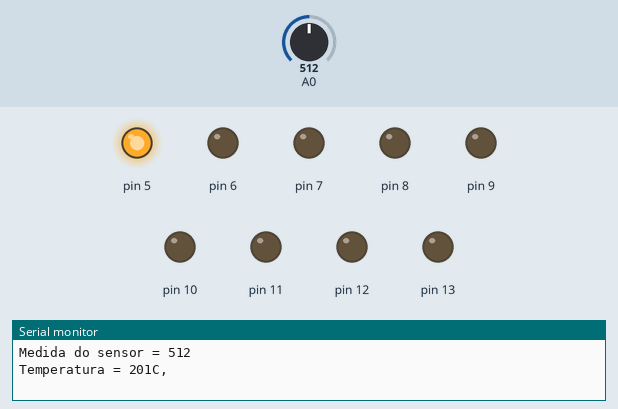
Simulated run of this sketch. Board: Arduino Uno, built with avr-gcc and run on an emulated ATmega328P. Shown: output pins drawn as LEDs (lit = HIGH), the last lines printed to the serial monitor. The test bench sets the inputs (shaded band); at power-on: A0 = 512.

Above: at 1.2 s.
1.3 s: A0 set to 259
6.2 s: A0 set to 234
At 11.2 s:
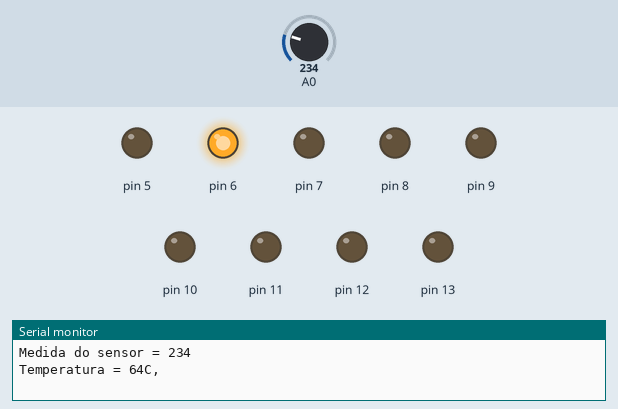
11.5 s: A0 set to 122
At 16.2 s:
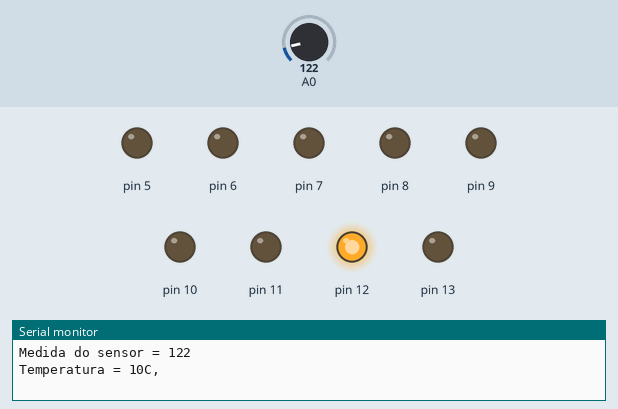
16.5 s: A0 set to 110
21.2 s: A0 set to 97
At 26.2 s:
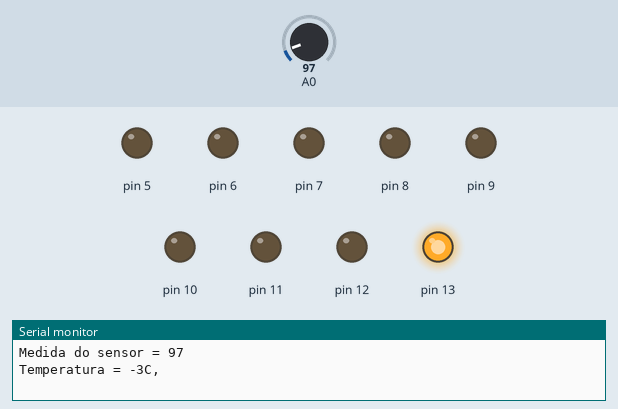
26.5 s: A0 set to 306
At 30.3 s:
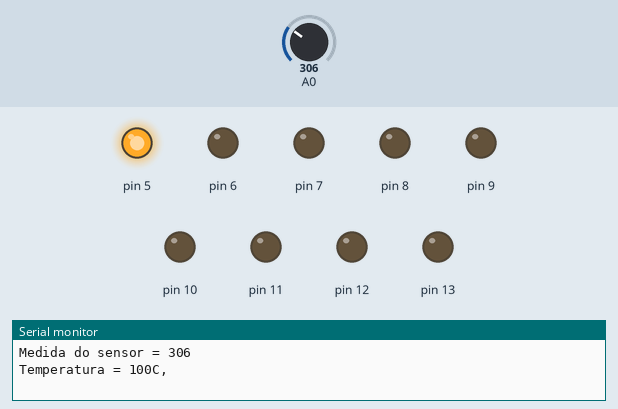
Timing chart, 0 to 31.8 s (numbered marks = the images above; inputs shaded):
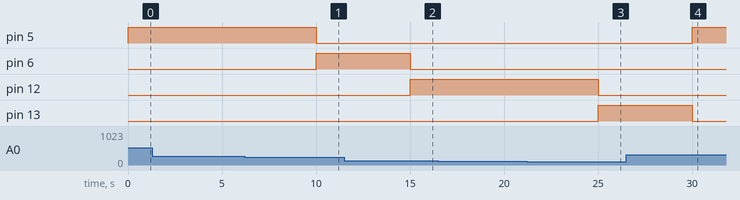

Measured:
- the behaviour switches between 247 and 246 on A0 (found by bisection; images 0 and 1)
- the behaviour switches between 104 and 103 on A0 (found by bisection; images 2 and 3)
- after the input at 6.2 s, pin 5: HIGH → LOW after 3.8 s; pin 6: LOW → HIGH after 3.8 s
- after the input at 11.5 s, pin 6: HIGH → LOW after 3.5 s; pin 12: LOW → HIGH after 3.5 s
- after the input at 21.2 s, pin 12: HIGH → LOW after 3.8 s; pin 13: LOW → HIGH after 3.8 s
- after the input at 26.5 s, pin 5: LOW → HIGH after 3.5 s; pin 13: HIGH → LOW after 3.5 s

The sketch:

codigo-fonte.ino
```cpp
// C++ code
//
int celsius = 0;
int sensor = 0;

void setup()
{
  pinMode(A0, INPUT);
  Serial.begin(9600);
  pinMode(5, OUTPUT);
  pinMode(6, OUTPUT);
  pinMode(7, OUTPUT);
  pinMode(8, OUTPUT);
  pinMode(9, OUTPUT);
  pinMode(10, OUTPUT);
  pinMode(11, OUTPUT);
  pinMode(12, OUTPUT);
  pinMode(13, OUTPUT);
}

void loop()
{
  //medição da temperatura em Celsius
  sensor = analogRead (A0);
  celsius = map(((analogRead(A0) - 20) * 3.04), 0, 1023, -40, 125);

  Serial.print("Medida do sensor = ");
  Serial.println(sensor);
  Serial.print("Temperatura = ");
  Serial.print(celsius);
  Serial.println("C, ");
  Serial.println("   ");

  if (celsius <= 0) {
     digitalWrite(5, LOW);
     digitalWrite(6, LOW);
     digitalWrite(7, LOW);
     digitalWrite(8, LOW);
     digitalWrite(9, LOW);
     digitalWrite(10, LOW);
     digitalWrite(11, LOW);
     digitalWrite(12, LOW);
     digitalWrite(13, HIGH);
  }
  if (celsius > 0 && celsius <= 10) {
     digitalWrite(5, LOW);
     digitalWrite(6, LOW);
     digitalWrite(7, LOW);
     digitalWrite(8, LOW);
     digitalWrite(9, LOW);
     digitalWrite(10, LOW);
     digitalWrite(11, LOW);
     digitalWrite(12, HIGH);
     digitalWrite(13, LOW);
  }
  if (celsius > 10 && celsius <= 20) {
     digitalWrite(5, LOW);
     digitalWrite(6, LOW);
     digitalWrite(7, LOW);
     digitalWrite(8, LOW);
     digitalWrite(9, LOW);
     digitalWrite(10, LOW);
     digitalWrite(11, HIGH);
     digitalWrite(12, LOW);
     digitalWrite(13, LOW);
  }
  if (celsius > 20 && celsius <= 30) {
     digitalWrite(5, LOW);
     digitalWrite(6, LOW);
     digitalWrite(7, LOW);
     digitalWrite(8, LOW);
     digitalWrite(9, LOW);
     digitalWrite(10, HIGH);
     digitalWrite(11, LOW);
     digitalWrite(12, LOW);
     digitalWrite(13, LOW);
  }
  if (celsius > 30 && celsius <= 40) {
     digitalWrite(5, LOW);
     digitalWrite(6, LOW);
     digitalWrite(7, LOW);
     digitalWrite(8, LOW);
     digitalWrite(9, HIGH);
     digitalWrite(10, LOW );
     digitalWrite(11, LOW);
     digitalWrite(12, LOW);
     digitalWrite(13, LOW);
  }
  if (celsius > 40 && celsius <= 50) {
     digitalWrite(5, LOW);
     digitalWrite(6, LOW);
     digitalWrite(7, LOW);
     digitalWrite(8, HIGH);
     digitalWrite(9, LOW);
     digitalWrite(10, LOW );
     digitalWrite(11, LOW);
     digitalWrite(12, LOW);
     digitalWrite(13, LOW);
  }
  if (celsius > 50 && celsius <= 60) {
     digitalWrite(5, LOW);
     digitalWrite(6, LOW);
     digitalWrite(7, HIGH);
     digitalWrite(8, LOW);
     digitalWrite(9, LOW);
     digitalWrite(10, LOW );
     digitalWrite(11, LOW);
     digitalWrite(12, LOW);
     digitalWrite(13, LOW);
  }
  if (celsius > 60 && celsius <= 70) {
     digitalWrite(5, LOW);
     digitalWrite(6, HIGH);
     digitalWrite(7, LOW);
     digitalWrite(8, LOW);
     digitalWrite(9, LOW);
     digitalWrite(10, LOW );
     digitalWrite(11, LOW);
     digitalWrite(12, LOW);
     digitalWrite(13, LOW);
  }
  if (celsius > 70) {
     digitalWrite(5, HIGH);
     digitalWrite(6, LOW);
     digitalWrite(7, LOW);
     digitalWrite(8, LOW);
     digitalWrite(9, LOW);
     digitalWrite(10, LOW );
     digitalWrite(11, LOW);
     digitalWrite(12, LOW);
     digitalWrite(13, LOW);
  }
  delay(5000); // Delay de 5000 millisegundos(s = 0,5 segundos
}
```
